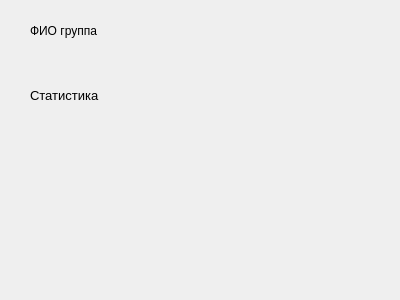
<?xml version="1.0" encoding="UTF-8"?>
<ui version="4.0">
 <class>statistics</class>
 <widget class="QDialog" name="statistics">
  <property name="geometry">
   <rect>
    <x>0</x>
    <y>0</y>
    <width>400</width>
    <height>300</height>
   </rect>
  </property>
  <property name="windowTitle">
   <string>Статистика</string>
  </property>
  <widget class="QLabel" name="labelfio">
   <property name="geometry">
    <rect>
     <x>30</x>
     <y>20</y>
     <width>101</width>
     <height>21</height>
    </rect>
   </property>
   <property name="text">
    <string>ФИО группа</string>
   </property>
  </widget>
  <widget class="QLabel" name="label">
   <property name="geometry">
    <rect>
     <x>30</x>
     <y>60</y>
     <width>161</width>
     <height>71</height>
    </rect>
   </property>
   <property name="font">
    <font>
     <pointsize>10</pointsize>
    </font>
   </property>
   <property name="text">
    <string>Статистика</string>
   </property>
  </widget>
 </widget>
 <resources/>
 <connections/>
</ui>
